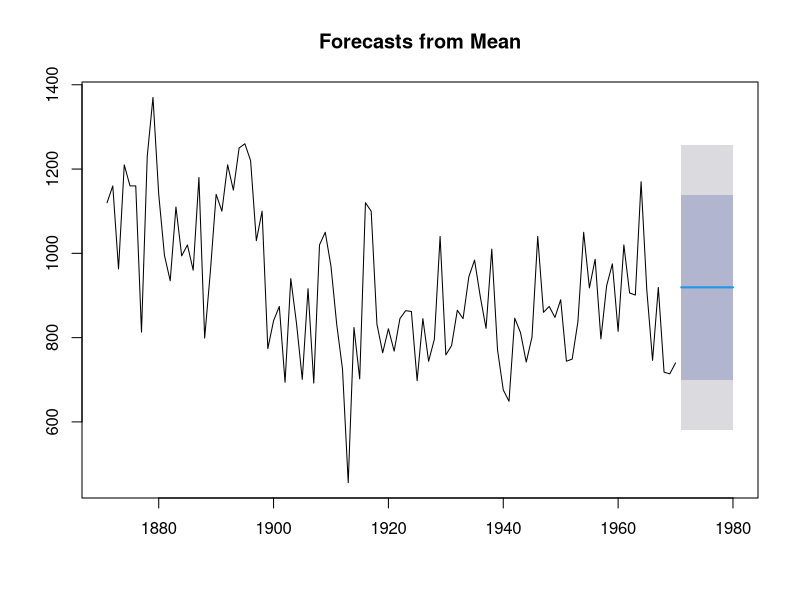

Generate this figure with R:
library(forecast)


### Name: meanf
### Title: Mean Forecast
### Aliases: meanf
### Keywords: ts

### ** Examples

nile.fcast <- meanf(Nile, h=10)
plot(nile.fcast)
